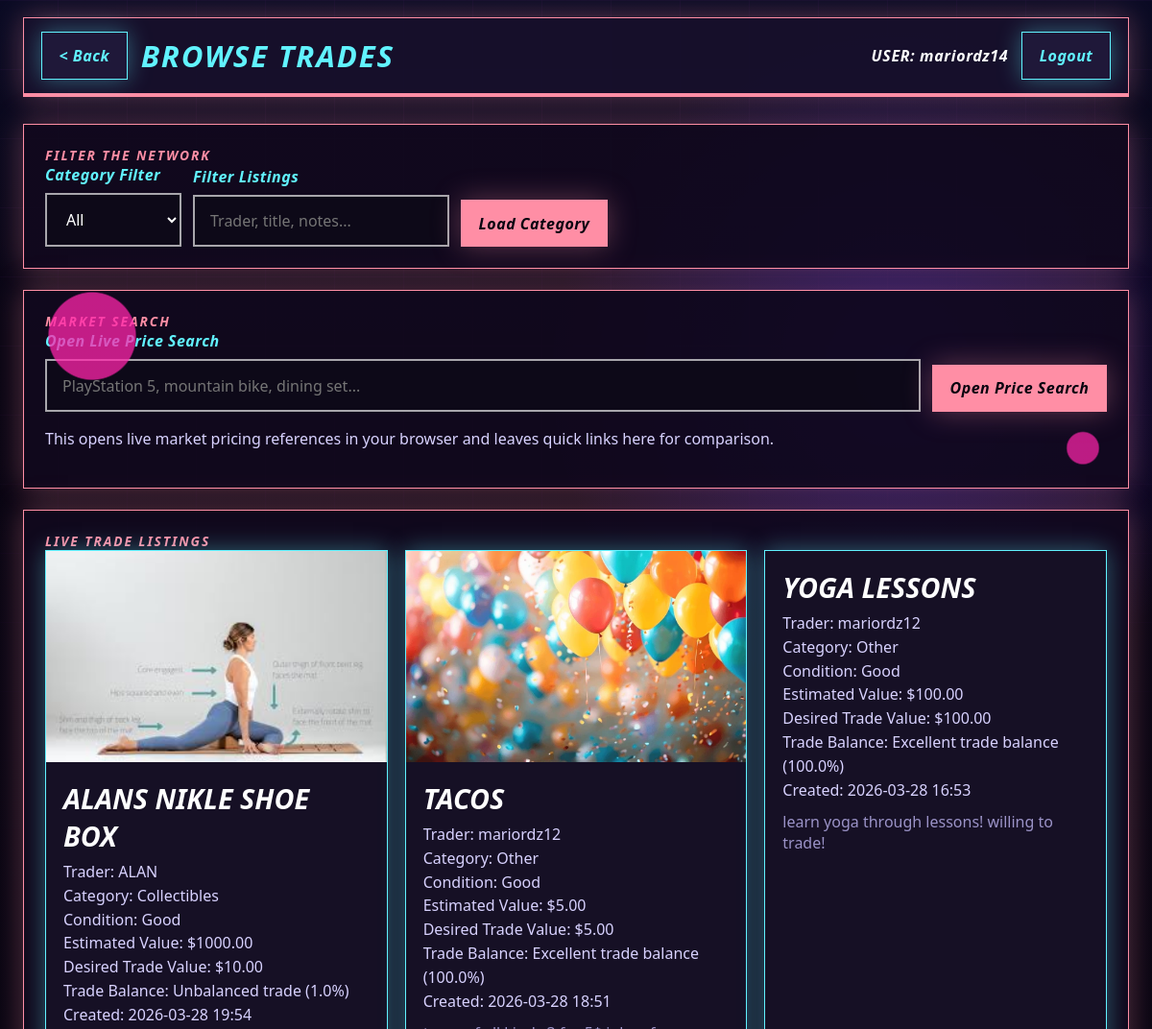
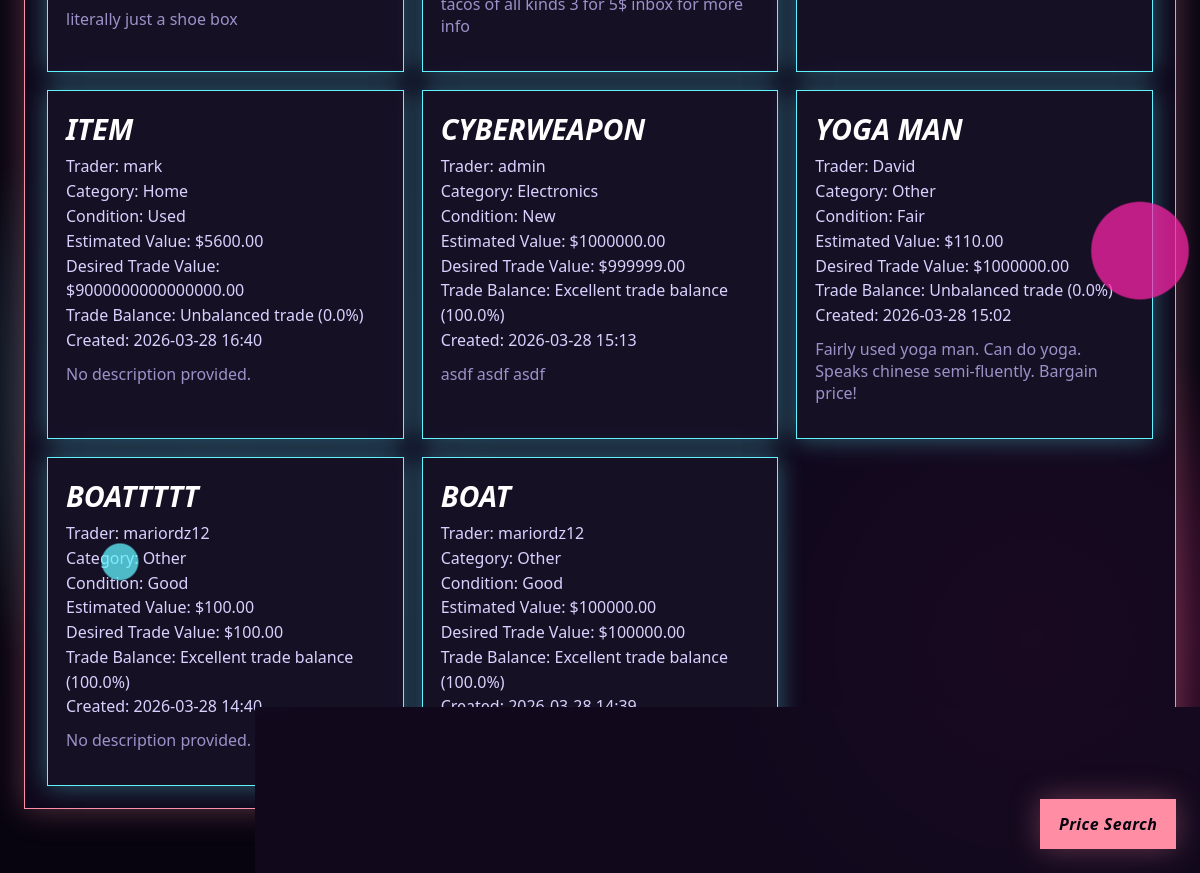
Screenshot of /browse (signed in) with the database file from the repository (2 pictures, top to bottom).
### tables this page shows
CREATE TABLE items (
            id INTEGER PRIMARY KEY AUTOINCREMENT,
            user_id INTEGER NOT NULL,
            title TEXT NOT NULL,
            category TEXT NOT NULL,
            condition TEXT NOT NULL,
            description TEXT,
            estimated_value REAL NOT NULL,
            desired_trade_value REAL NOT NULL,
            photo_path TEXT,
            created_at TEXT NOT NULL,
            FOREIGN KEY(user_id) REFERENCES users(id)
        );

CREATE TABLE users (
            id INTEGER PRIMARY KEY AUTOINCREMENT,
            username TEXT UNIQUE NOT NULL,
            password TEXT NOT NULL,
            created_at TEXT NOT NULL
        );

### web_app.py (the view, shortened to what this page needs)
@app.route("/browse")
@login_required
def browse():
    category = request.args.get("category", "All").strip() or "All"
    search_term = request.args.get("q", "").strip()
    market_term = request.args.get("market_q", "").strip()
    items = get_other_items_by_category(current_user_id(), category)
    market_links = web_price_links(market_term) if market_term else []
    return render_template(
        "browse.html",
        selected_category=category,
        search_term=search_term,
        market_term=market_term,
        market_links=market_links,
        listings=decorate_listing_rows(items),
    )

### main.py (called while the page is built, shortened)
def get_db_connection() -> sqlite3.Connection:
    conn = sqlite3.connect(DB_NAME, timeout=10)
    conn.execute("PRAGMA journal_mode=WAL")
    return conn

def get_other_items_by_category(user_id: int, category: str) -> list[tuple]:
    conn = get_db_connection()
    cur = conn.cursor()
    if category == "All":
        cur.execute(
            """
            SELECT i.id, i.user_id, u.username, i.title, i.category, i.condition,
                   i.description, i.estimated_value, i.desired_trade_value,
                   i.photo_path, i.created_at
            FROM items i
            JOIN users u ON i.user_id = u.id
            WHERE i.user_id != ?
            ORDER BY i.id DESC
            """,
            (user_id,),
        )
    rows = cur.fetchall()
    conn.close()
    return rows

def fairness_score(my_value: float, target_value: float) -> tuple[str, float]:
    if my_value <= 0 or target_value <= 0:
        return "Unknown", 0.0
    ratio = min(my_value, target_value) / max(my_value, target_value)
    score = round(ratio * 100, 1)
    if score >= 90:
        label = "Excellent trade balance"
    elif score >= 75:
        label = "Good trade balance"
    elif score >= 60:
        label = "Possible trade gap"
    else:
        label = "Unbalanced trade"
    return label, score

def format_timestamp(timestamp_text: str) -> str:
    return timestamp_text[:16].replace("T", " ")

### web_app.py (called while the page is built)
def current_user_id() -> int | None:
    user_id = session.get("user_id")
    return int(user_id) if user_id is not None else None

def current_username() -> str:
    return session.get("username", "")

def login_required(view_func):
    @wraps(view_func)
    def wrapped_view(*args, **kwargs):
        if current_user_id() is None:
            return redirect(url_for("auth"))
        return view_func(*args, **kwargs)
    return wrapped_view

def photo_url(photo_path: str) -> str | None:
    if not photo_path:
        return None
    normalized = photo_path.replace("\\", "/")
    uploads_prefix = f"{UPLOADS_DIR}/"
    if normalized.startswith(uploads_prefix):
        return url_for("uploaded_file", filename=normalized[len(uploads_prefix):])
    if os.path.exists(photo_path):
        filename = os.path.basename(photo_path)
        candidate = os.path.join(UPLOADS_DIR, filename)
        if os.path.exists(candidate):
            return url_for("uploaded_file", filename=filename)
    return None

### templates/browse.html (shortened to what this page needs)
{% extends "base.html" %}
{% set topbar_title = "BROWSE TRADES" %}
{% set back_endpoint = "hub" %}
{% block content %}
<section class="browse-layout" style="margin-top: 28px;">
    <section class="panel">
        <div class="section-label">Filter The Network</div>
        <div class="browse-toolbar">
            <form method="get" class="browse-toolbar">
                <div class="field">
                    <label for="category">Category Filter</label>
                    <select id="category" name="category">
                        {% for option in ["All", "Electronics", "Clothing", "Collectibles", "Home", "Tools", "Gaming", "Other"] %}
                            <option value="{{ option }}" {% if option == selected_category %}selected{% endif %}>{{ option }}</option>
                        {% endfor %}
                    </select>
                </div>
                <div class="field">
                    <label for="q">Filter Listings</label>
                    <input id="q" name="q" value="{{ search_term }}" placeholder="Trader, title, notes...">
                </div>
                <div class="button-row">
                    <button class="action-btn" type="submit">Load Category</button>
                </div>
            </form>
        </div>
    </section>
    <section class="panel">
        <div class="section-label">Market Search</div>
        <form method="get" class="market-toolbar">
            <div class="field" style="flex: 1 1 320px;">
                <label for="market_q">Open Live Price Search</label>
                <input id="market_q" name="market_q" value="{{ market_term }}" placeholder="PlayStation 5, mountain bike, dining set...">
            </div>
            <div class="button-row">
                <button class="action-btn" type="submit">Open Price Search</button>
            </div>
        </form>
        <p class="muted-copy">This opens live market pricing references in your browser and leaves quick links here for comparison.</p>
    </section>
    <section class="list-panel">
        <div class="section-label">Live Trade Listings</div>
        {% if listings %}
            <div class="listings-grid">
                {% for listing in listings %}
                    <article class="listing-card">
                        {% if listing.photo_url %}
                            <img src="{{ listing.photo_url }}" alt="{{ listing.title }}">
                        {% endif %}
                        <div class="listing-content">
                            <h2 class="listing-title">{{ listing.title }}</h2>
                            <div class="listing-meta">
                                <div>Trader: {{ listing.owner_username }}</div>
                                <div>Category: {{ listing.category }}</div>
                                <div>Condition: {{ listing.condition }}</div>
                                <div>Estimated Value: ${{ '%.2f'|format(listing.estimated_value) }}</div>
                                <div>Desired Trade Value: ${{ '%.2f'|format(listing.desired_trade_value) }}</div>
                                <div>Trade Balance: {{ listing.balance_label }} ({{ listing.balance_score }}%)</div>
                                <div>Created: {{ listing.created_at }}</div>
                            </div>
                            <p class="listing-note">{{ listing.description }}</p>
                        </div>
                    </article>
                {% endfor %}
            </div>
        {% else %}
            <div class="empty-state">No trade posts found for this category yet. Try another category or search term.</div>
        {% endif %}
    </section>
</section>
{% endblock %}

### static/site.css (style rules this page uses)
:root { --bg-main: #07040f; --bg-panel: rgba(18, 9, 31, 0.9); --bg-card: rgba(23, 17, 38, 0.92); --bg-input: rgba(13, 10, 24, 0.94); --bg-edge: rgba(32, 24, 58, 0.96); --cyan: #61f3ff; --pink: #ff8ea5; --purple: #b05cff; --green: #8affb6; --white: #ffffff; --soft: #d8d2ff; --muted: #9b93c8; --danger: #ff7298; --shadow-cyan: 0 0 24px rgba(97, 243, 255, 0.38); --shadow-pink: 0 0 30px rgba(255, 142, 165, 0.34); --shell-width: 1360px; }
* { box-sizing: border-box; }
html, body { margin: 0; min-height: 100%; }
body { font-family: "Bahnschrift", "Segoe UI", sans-serif; background: radial-gradient(circle at 18% 76%, rgba(97, 243, 255, 0.28), transparent 18%), radial-gradient(circle at 78% 20%, rgba(60, 35, 255, 0.32), transparent 20%), radial-gradient(circle at 86% 88%, rgba(255, 50, 158, 0.34), transparent 16%), linear-gradient(180deg, #0a0b24 0%, #090513 18%, #07040f 100%); color: var(--white); overflow-x: hidden; }
body::before, body::after { content: ""; position: fixed; inset: 0; pointer-events: none; }
body::before { background: linear-gradient(rgba(74, 31, 102, 0.45) 1px, transparent 1px) top center / 100% 72px, linear-gradient(90deg, rgba(74, 31, 102, 0.38) 1px, transparent 1px) top center / 72px 100%; mask: linear-gradient(to bottom, rgba(255,255,255,0.28), transparent 48%); }
body::after { background: radial-gradient(circle at 8% 18%, rgba(255, 36, 170, 0.75) 0 2.8rem, transparent 2.9rem), radial-gradient(circle at 94% 24%, rgba(255, 36, 170, 0.72) 0 1rem, transparent 1.1rem), radial-gradient(circle at 95% 68%, rgba(255, 36, 170, 0.72) 0 3rem, transparent 3.1rem), radial-gradient(circle at 10% 84%, rgba(97, 243, 255, 0.75) 0 1.1rem, transparent 1.2rem); }
.nav-btn, .action-btn, .ghost-btn, .danger-btn, .mini-btn { border: 1px solid transparent; background: var(--bg-edge); color: var(--white); padding: 0.8rem 1.1rem; font: inherit; font-weight: 700; font-style: italic; letter-spacing: 0.03em; cursor: pointer; transition: transform 0.15s ease, box-shadow 0.15s ease, background 0.15s ease; }
.action-btn { border-color: var(--pink); color: var(--bg-main); background: var(--pink); box-shadow: var(--shadow-pink); }
.panel, .agreement-panel, .form-panel, .list-panel, .thread-panel, .auth-panel { background: var(--bg-panel); border: 1px solid var(--pink); box-shadow: var(--shadow-pink); }
.panel, .agreement-panel, .form-panel, .list-panel, .thread-panel, .auth-panel { padding: 22px; }
.section-label { color: var(--pink); font-size: 0.86rem; font-style: italic; font-weight: 700; letter-spacing: 0.14em; text-transform: uppercase; }
.agreement-copy, .muted-copy { color: var(--soft); line-height: 1.55; }
.field { display: flex; flex-direction: column; gap: 8px; }
label { color: var(--cyan); font-style: italic; font-weight: 700; letter-spacing: 0.03em; }
input, select, textarea { width: 100%; border: 2px solid rgba(255, 255, 255, 0.64); background: var(--bg-input); color: var(--white); padding: 0.9rem 1rem; font: inherit; }
.button-row { display: flex; gap: 12px; flex-wrap: wrap; }
.browse-layout, .inbox-layout { display: grid; gap: 22px; }
.browse-toolbar, .market-toolbar { display: flex; gap: 12px; flex-wrap: wrap; align-items: end; }
.listings-grid { display: grid; grid-template-columns: repeat(auto-fit, minmax(290px, 1fr)); gap: 18px; }
.listing-card { background: var(--bg-card); border: 1px solid var(--cyan); box-shadow: var(--shadow-cyan); overflow: hidden; }
.listing-card img { width: 100%; height: 220px; object-fit: cover; display: block; }
.listing-content { padding: 18px; }
.listing-title { font-size: 1.8rem; font-style: italic; font-weight: 800; text-transform: uppercase; margin: 0 0 6px; }
.listing-meta, .thread-meta { color: var(--soft); line-height: 1.55; }
.listing-note { margin-top: 10px; color: var(--muted); }

### rows the page displays
items: shows a picture, title "ALANS NIKLE SHOE BOX", owner_username "ALAN", category "Collectibles", condition "Good", estimated_value "1000.00", desired_trade_value "10.00", balance_label "Unbalanced trade", balance_score "1.0", created_at "2026-03-28 19:54", description "literally just a shoe box"
items: shows a picture, title "TACOS", owner_username "mariordz12", category "Other", condition "Good", estimated_value "5.00", desired_trade_value "5.00", balance_label "Excellent trade balance", balance_score "100.0", created_at "2026-03-28 18:51", description "tacos of all kinds 3 for 5$ inbox for more info"
items: title "YOGA LESSONS", owner_username "mariordz12", category "Other", condition "Good", estimated_value "100.00", desired_trade_value "100.00", balance_label "Excellent trade balance", balance_score "100.0", created_at "2026-03-28 16:53", description "learn yoga through lessons! willing to trade!"
items: title "ITEM", owner_username "mark", category "Home", condition "Used", estimated_value "5600.00", desired_trade_value "9000000000000000.00", balance_label "Unbalanced trade", balance_score "0.0", created_at "2026-03-28 16:40", description "No description provided."
items: title "CYBERWEAPON", owner_username "admin", category "Electronics", condition "New", estimated_value "1000000.00", desired_trade_value "999999.00", balance_label "Excellent trade balance", balance_score "100.0", created_at "2026-03-28 15:13", description "asdf asdf asdf"
items: title "YOGA MAN", owner_username "David", category "Other", condition "Fair", estimated_value "110.00", desired_trade_value "1000000.00", balance_label "Unbalanced trade", balance_score "0.0", created_at "2026-03-28 15:02", description "Fairly used yoga man. Can do yoga. Speaks chinese semi-fluently. Bargain price!"
items: title "BOATTTTT", owner_username "mariordz12", category "Other", condition "Good", estimated_value "100.00", desired_trade_value "100.00", balance_label "Excellent trade balance", balance_score "100.0", created_at "2026-03-28 14:40", description "No description provided."
items: title "BOAT", owner_username "mariordz12", category "Other", condition "Good", estimated_value "100000.00", desired_trade_value "100000.00", balance_label "Excellent trade balance", balance_score "100.0", created_at "2026-03-28 14:39"

### other values shown
{{ topbar_title or "CYBER XCHANGE" }} "BROWSE TRADES"
{{ shell_username }} "mariordz14"
form field category "All"
